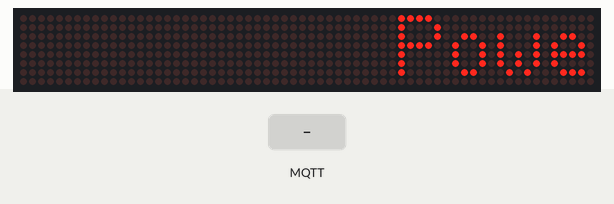
This sketch was run on a simulated ESP8266 (NodeMCU). On the bench: 64×8 LED matrix. Inputs (shaded band) come from the test bench. WiFi joins after 1.5 s; servers stay silent unless stated; network time is answered at once with the bench clock; the local clock reads 2024-03-15 10:24:30 at power-on unless the sketch sets it; no MQTT or app messages arrive unless stated; web services answer with replies made up by the test bench; what the sketch prints to the serial monitor is not drawn.

Above: at 4.7 s.
4.8 s: MQTT message "1" arrives on the first subscribed topic
At 6.7 s:
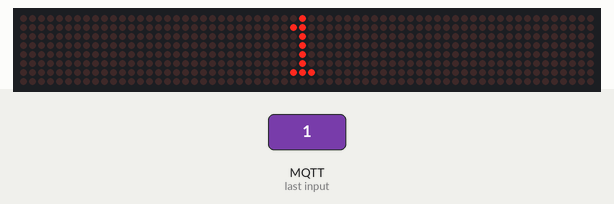
7.0 s: MQTT message "on" arrives on the first subscribed topic
At 8.5 s:
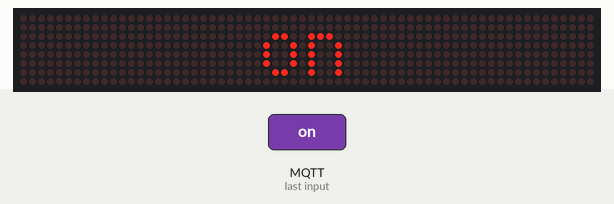
9.2 s: MQTT message "off" arrives on the first subscribed topic
At 10.6 s:
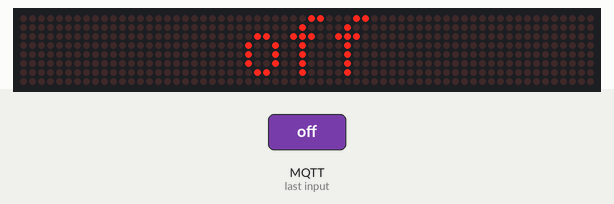

Measured:
- after the input at 4.8 s, the display: first changes after 0.28 s (image 1 shows a later state)

The sketch:

WorldClock.ino
```cpp
#include <SPI.h>
#include <WiFiUdp.h>
#include "secrets.h"
#include <NTPClient.h>
#include <MD_Parola.h>
#include <MD_MAX72xx.h>
#include <ESP8266WiFi.h>
#include <Arduino_JSON.h>
#include <ArduinoHttpClient.h>

/**
 * MQTT is used to receive alert messages. To remove support comment out #define MQTT.
 */
#define MQTT

#ifdef MQTT
#include <PubSubClient.h>
#endif

/**
 * Device name for WiFi hostname and MQTT prefix.
 */
const char* deviceName = "worldclock";

/**
 * Configuration for Max7219. Change according to your hardware.
 */
#define HARDWARE_TYPE MD_MAX72XX::FC16_HW
#define MAX_DEVICES 8
#define CS_PIN      D4
#define CLK_PIN     D5
#define DATA_PIN    D7

MD_Parola P = MD_Parola(HARDWARE_TYPE, CS_PIN, MAX_DEVICES); // Hardware SPI
//MD_Parola P = MD_Parola(HARDWARE_TYPE, DATA_PIN, CLK_PIN, CS_PIN, MAX_DEVICES); // Software SPI

/**
 * Display intensity (0-15) for normal clock display and for alerts.
 */
int INTENSITY_NORM = 5;
int INTENSITY_ALERT = 15;

struct location {
  char* timezone;
  char* timezoneLabel;
  int utcOffsetInSeconds;
};

/**
 * Update the locations[] array for all the timezones to be displayed, based
 * on the location struct.
 *
 *   timezone - the timezone string based on the list in http://worldtimeapi.org/api/timezone.
 *   timezoneLabel - a label to be displayed. Keep it short to fit your display.
 *   utcOffsetInSeconds - keep -1 to have it refresh on init from worldtimeapi.org.
 *
 */
location locations[] = {
  { "Asia/Jerusalem", "Home", -1 },
  { "Africa/Nairobi", "Nairobi", -1 },
  { "Asia/Kolkata", "BLR", -1 },
  { "Europe/Berlin", "Munich" , -1 },
  { "Europe/London", "London", -1 },
  { "PST8PDT", "Seattle", -1 },
  { "Asia/Hong_Kong", "Beijing", -1 }
};

/**
 * Internal stuff from here on. No need to edit.
 */

WiFiClient WiFiClient1;
WiFiClient WiFiClient2;
const char* ssid = SECRET_SSID;
const char* password = SECRET_PASS;
char displayBuffer[60] = "Powered by worldtimeapi.org";
#ifdef MQTT
PubSubClient client(WiFiClient1);
#endif
WiFiUDP ntpUDP;
NTPClient timeClient(ntpUDP, "pool.ntp.org", 7200);
HttpClient http = HttpClient(WiFiClient2, "worldtimeapi.org", 80);
unsigned long previousMillis = 0;

int curLocation = 0;
int localOffset = 0;
int alertCount = 0;

void setup() {
  Serial.begin(9600);
  delay(10);
  Serial.println();
  Serial.print("Connecting to ");
  Serial.println(ssid);

#ifdef MQTT
  client.setServer(MQTT_HOSTNAME, 1883);
  client.setCallback(callback);
#endif

  WiFi.mode(WIFI_STA);
  WiFi.hostname(deviceName);
  WiFi.begin(ssid, password);
  while (WiFi.status() != WL_CONNECTED) {
    delay(500);
    Serial.print(".");
  }

  Serial.println("");
  Serial.println("WiFi connected");
  Serial.println("IP address: ");
  Serial.println(WiFi.localIP());

  timeClient.begin();
  timeClient.update();

  P.begin();
  P.setIntensity(3);
  P.displayText(displayBuffer, PA_CENTER, 50, 2500, PA_SCROLL_LEFT, PA_SCROLL_UP);

  initOffsets();

  delay(2000);
}

void initOffsets() {
  for (int i = 0; i < ARRAY_SIZE(locations); i++) {
    locations[i].utcOffsetInSeconds = -1;
  }
}

#ifdef MQTT
void connectMqtt() {
  // Loop until connected
  while (!client.connected()) {
    Serial.print("Attempting MQTT connection...");
    // Attempt to connect
    if (client.connect(deviceName)) {
      Serial.println(" connected");

      // Subscribe to topic
      char charMsg[255];
      String topic = "/message/command";
      topic = deviceName + topic;
      topic.toCharArray(charMsg, 255);
      client.subscribe(charMsg);
    } else {
      Serial.print("failed, rc=");
      Serial.print(client.state());
      Serial.println(" try again in 5 seconds");
      // Wait 5 seconds before retrying
      delay(5000);
    }
  }
}

void callback(char* topic, byte* payload, unsigned int length) {
  Serial.print("Message received for topic '"); Serial.print(topic); Serial.print("'. Payload '");
  int len = min(119, (int)length);
  memcpy(displayBuffer, (const char *)payload, len);
  displayBuffer[len] = 0;
  Serial.print(displayBuffer); Serial.print("' (Length: "); Serial.print(length); Serial.println(" chars)");
  alertCount = -1;
  P.displayClear();
  P.setIntensity(INTENSITY_ALERT);
}
#endif

void initTimezone(int index) {
  String httpCommand = "/api/timezone/";
  httpCommand.concat(locations[index].timezone);
  Serial.print("HTTP Command: "); Serial.println(httpCommand);
  http.get(httpCommand);
  int statusCode = http.responseStatusCode();
  Serial.print("Response code: "); Serial.println(statusCode);
  if (statusCode < 0) {
    sprintf(displayBuffer, "Error: %d", statusCode);
  } else {
    String response = http.responseBody();
    Serial.print("Response: "); Serial.println(response);
    JSONVar jsonObj = JSON.parse(response);
    if (jsonObj.hasOwnProperty("error")) {
      String errorMsg = JSON.stringify(jsonObj["error"]);
      sprintf(displayBuffer, "%s", errorMsg.c_str());
    } else if (jsonObj.hasOwnProperty("raw_offset")) {
      int raw = int(jsonObj["raw_offset"]);
      int dst = int(jsonObj["dst_offset"]);
      locations[index].utcOffsetInSeconds = raw + dst;
      if (index == 0) {
        localOffset = raw + dst;
      }
    } else {
      sprintf(displayBuffer, "Invalid response.");
    }
  }
}

void loop() {
#ifdef MQTT
  if (!client.connected()) {
    connectMqtt();
  }
  delay(10);
  client.loop();
#endif

  // Reset utcOffsetInSeconds every 24 hours will force refresh to account for DST updates.
  if ((unsigned long)(millis() - previousMillis) >= 24 * 60 * 60 * 1000) {
    initOffsets();
    previousMillis = millis();
  }

  if (alertCount == -1 || P.displayAnimate()) {
    if (alertCount != 0) {
      if (alertCount == -1)
        alertCount = 2;
      else
        alertCount--;
      P.displayText(displayBuffer, PA_CENTER, 20, 2500, PA_SCROLL_LEFT, PA_SCROLL_LEFT);
    } else {
      if (locations[curLocation].utcOffsetInSeconds == -1) {
        initTimezone(curLocation);
      }
      if (locations[curLocation].utcOffsetInSeconds != -1) {
        timeClient.setTimeOffset(localOffset);
        timeClient.update();
        int localDay = timeClient.getEpochTime() / 86400L;

        timeClient.setTimeOffset(locations[curLocation].utcOffsetInSeconds);
        sprintf(displayBuffer, "%s %02d:%02d", locations[curLocation].timezoneLabel, timeClient.getHours(), timeClient.getMinutes());

        int dayOffset = (timeClient.getEpochTime() / 86400L) - localDay;
        if (dayOffset != 0) {
          sprintf(displayBuffer, "%s %s%d", displayBuffer,
            dayOffset > 0 ? "+" : "", dayOffset);
        }
      }
      P.setIntensity(INTENSITY_NORM);
      P.displayText(displayBuffer, PA_CENTER, 70, 2500, PA_SCROLL_LEFT, PA_SCROLL_LEFT);
      curLocation = (curLocation + 1) % ARRAY_SIZE(locations);
    }
  }
}
```

secrets.h
```cpp
#define SECRET_SSID "<your-wifi-ssid>"
#define SECRET_PASS "<your-wifi-password>"
#define MQTT_HOSTNAME "<your-mqtt-hostname>"
```
